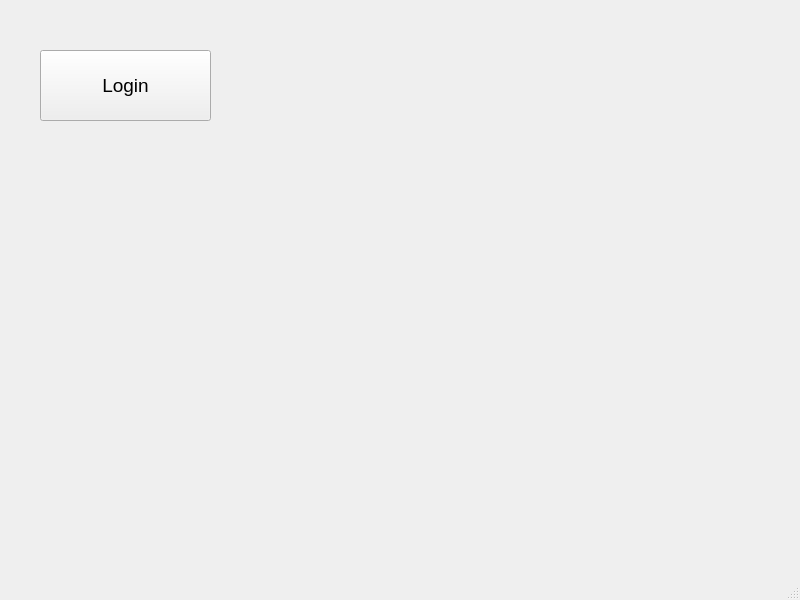
<?xml version="1.0" encoding="UTF-8"?>
<ui version="4.0">
 <class>MainWindow</class>
 <widget class="QMainWindow" name="MainWindow">
  <property name="geometry">
   <rect>
    <x>0</x>
    <y>0</y>
    <width>800</width>
    <height>600</height>
   </rect>
  </property>
  <property name="windowTitle">
   <string>MainWindow</string>
  </property>
  <widget class="QWidget" name="centralwidget">
   <widget class="QPushButton" name="btnLogin">
    <property name="geometry">
     <rect>
      <x>40</x>
      <y>50</y>
      <width>171</width>
      <height>71</height>
     </rect>
    </property>
    <property name="font">
     <font>
      <pointsize>14</pointsize>
     </font>
    </property>
    <property name="text">
     <string>Login</string>
    </property>
   </widget>
  </widget>
  <widget class="QMenuBar" name="menubar">
   <property name="geometry">
    <rect>
     <x>0</x>
     <y>0</y>
     <width>800</width>
     <height>22</height>
    </rect>
   </property>
  </widget>
  <widget class="QStatusBar" name="statusbar"/>
 </widget>
 <resources/>
 <connections/>
</ui>
